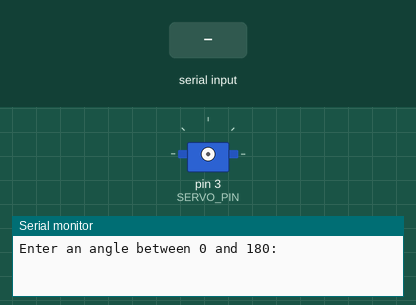
The sketch below on a simulated Arduino Uno, built with avr-gcc and run on an emulated ATmega328P. Parts: servo, the last lines printed to the serial monitor. Wiring (inferred from the names in the program): servo: signal pin 3. The inputs (shaded band) are chosen by the test bench. Servo pulses on a pin are drawn as a servo (544–2400 µs = 0–180°).

Above: at 1.2 s.
1.3 s: "90,45\n" received over the second serial link
2.8 s: "30,150\n" received over the second serial link
At 3.7 s:
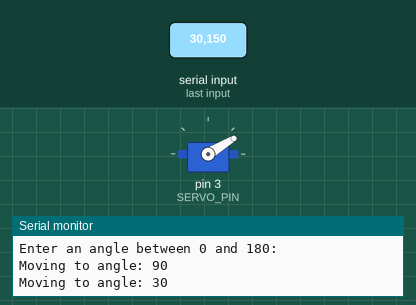
4.3 s: "5\n" received over the second serial link
At 4.8 s:
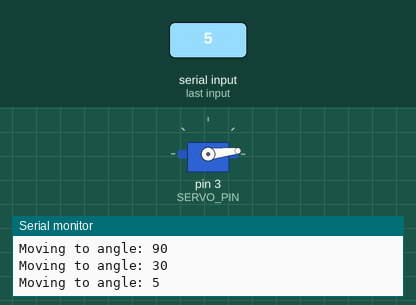
8.8 s: "90\n" received over the second serial link
At 9.4 s:
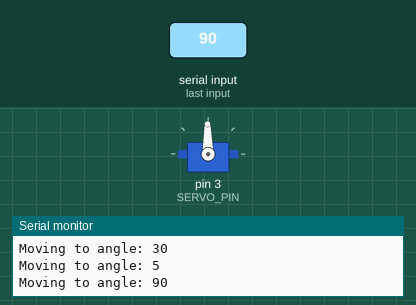
Timing chart, 0 to 11.3 s (numbered marks = the images above; inputs shaded):
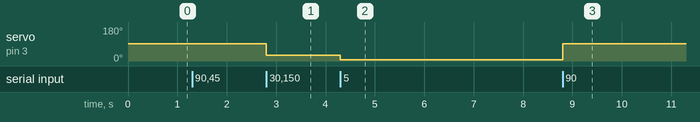

Measured:
- after the input at 2.8 s, servo on pin 3 (SERVO_PIN): 91° → 31° at once
- after the input at 4.3 s, servo on pin 3 (SERVO_PIN): 31° → 6° at once
- after the input at 8.8 s, servo on pin 3 (SERVO_PIN): 6° → 91° at once

The sketch:

SERVO_Com.ino
```cpp
#include <SoftwareSerial.h>

#define SERVO_PIN 3          // 서보 모터가 연결된 핀
#define SERVO_PERIOD 20000   // 20ms (서보 모터의 주기)

int lastAngle = -1;  // 마지막 각도를 저장하는 변수 (초기값은 -1)

// SoftwareSerial 핀 설정
SoftwareSerial mySerial(10, 11); // RX = 10, TX = 11

void setup() {
  pinMode(SERVO_PIN, OUTPUT);  // 3번 핀을 출력으로 설정
  Serial.begin(115200);  // 기본 시리얼 통신 (PC 연결용)
  mySerial.begin(115200);  // SoftwareSerial 통신 (Jetson Nano와 통신)

  Serial.println("Enter an angle between 0 and 180:");
}

void loop() {
  if (mySerial.available() > 0) {  // SoftwareSerial로 데이터가 들어오면
    String input = mySerial.readStringUntil('\n');  // 줄바꿈까지 데이터를 읽음
    input.trim();  // 공백 제거

    if (input.length() > 0) {
      int angle = input.toInt();  // 입력된 값을 각도로 변환

      // 입력된 각도가 유효한지 확인
      if (angle >= 0 && angle <= 180 && angle != lastAngle) {
        int pulseWidth = angleToPulseWidth(angle);  // 각도를 펄스 폭으로 변환
        moveServo(pulseWidth);  // 해당 펄스 폭으로 서보 모터 움직임
        Serial.print("Moving to angle: ");
        Serial.println(angle);
        lastAngle = angle;  // 마지막 각도를 저장하여 중복 실행 방지
      } else if (angle == lastAngle) {
        Serial.println("Already at this angle.");
      } else {
        Serial.println("Please enter an angle between 0 and 180.");
      }
    }
  }
}

// 각도 -> 펄스 폭 변환 함수 (1000us ~ 2000us)
int angleToPulseWidth(int angle) {
  return map(angle, 0, 180, 1000, 2000);  // 0~180도 -> 1000~2000 마이크로초 변환
}

// 서보 모터 제어 (펄스 폭을 적용하여 서보 모터를 움직임)
void moveServo(int pulseWidth) {
  // 서보 모터의 주기(20ms) 동안 HIGH와 LOW를 제어하여 PWM 신호 생성
  digitalWrite(SERVO_PIN, HIGH);  // 서보 모터 핀을 HIGH로 설정
  delayMicroseconds(pulseWidth);  // 펄스 폭 동안 대기 (1ms~2ms)
  digitalWrite(SERVO_PIN, LOW);   // 서보 모터 핀을 LOW로 설정
  delayMicroseconds(SERVO_PERIOD - pulseWidth);  // 나머지 시간 동안 LOW 유지 (20ms - 펄스 폭)
}
```
